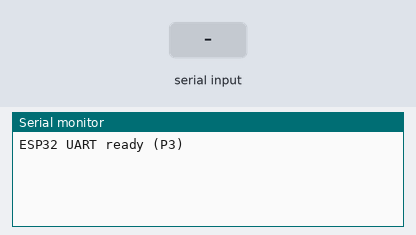
Recording of a sketch running on a simulated ESP32. Parts: the last lines printed to the serial monitor. The inputs (shaded band) are chosen by the test bench.

Above: at 1.2 s.
1.3 s: "1\n" received over the second serial link
At 2.5 s:
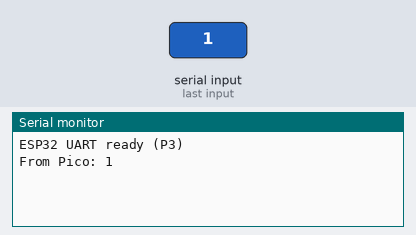
2.8 s: "0\n" received over the second serial link
At 3.6 s:
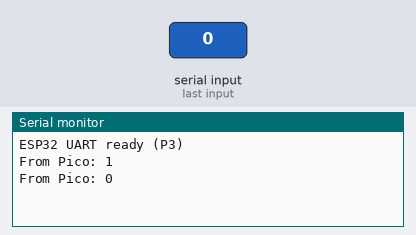
4.3 s: "2\n" received over the second serial link
At 4.7 s:
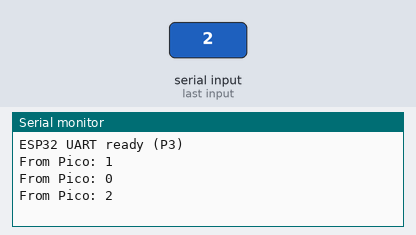

Measured:
- after the input at 1.3 s, the serial monitor: prints a new line at once (image 1)
- after the input at 2.8 s, the serial monitor: prints a new line at once (image 2)
- after the input at 4.3 s, the serial monitor: prints a new line at once (image 3)

The sketch:

uart-send-test.ino
```cpp
#define RX_P3 35
#define TX_P3 22

void setup() {
  Serial.begin(115200); // USB debug
  Serial2.begin(115200, SERIAL_8N1, RX_P3, TX_P3);

  Serial.println("ESP32 UART ready (P3)");
}

void loop() {
  // Example: send command every 2 seconds
  static unsigned long lastSend = 0;
  if (millis() - lastSend > 2000) {
    Serial2.println("CMD:REQ");
    lastSend = millis();
  }

  // Read from Pico
  while (Serial2.available()) {
    String line = Serial2.readStringUntil('\n');
    line.trim();
    if (line.length()) {
      Serial.println("From Pico: " + line);
    }
  }
}
```
